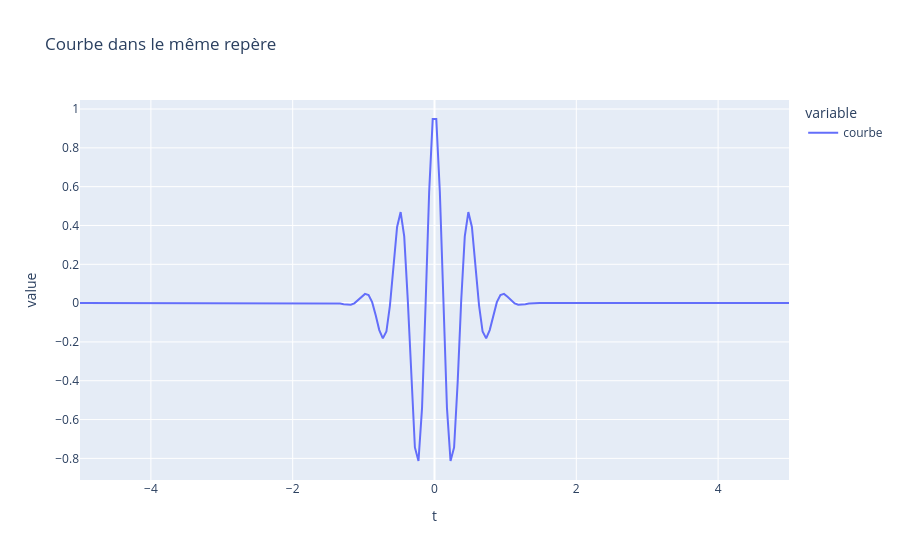

Notebook code for this chart:
### Code cell
import numpy as np
import msicpe.mana as mana
import pandas as pd
import plotly.express as px
import matplotlib.pyplot as plt

t = np.linspace(-5,5,200)

courbe = np.exp(-np.pi*t*t)*np.cos(4*np.pi*t)

df = pd.DataFrame({"t":t,"courbe":courbe})

fig = px.line(df, x="t", y=["courbe"], title = "Courbe dans le même repère")
fig.show()

### Figure 1 — Plotly figure (JSON) as saved in the notebook; plotly's stock layout.template omitted (floating-point values rounded to 4 significant figures; data arrays with more than 128 entries replaced by an {"elided": "..."} marker saying what was removed)
{"data": [{"hovertemplate": "variable=courbe<br>t=%{x}<br>value=%{y}<extra></extra>", "legendgroup": "courbe", "line": {"color": "#636efa", "dash": "solid"}, "marker": {"symbol": "circle"}, "mode": "lines", "name": "courbe", "orientation": "v", "showlegend": true, "type": "scatter", "x": {"elided": "200 float values"}, "xaxis": "x", "y": {"elided": "200 float values"}, "yaxis": "y"}], "layout": {"legend": {"title": {"text": "variable"}, "tracegroupgap": 0}, "title": {"text": "Courbe dans le même repère"}, "xaxis": {"anchor": "y", "domain": [0, 1], "title": {"text": "t"}}, "yaxis": {"anchor": "x", "domain": [0, 1], "title": {"text": "value"}}}}
